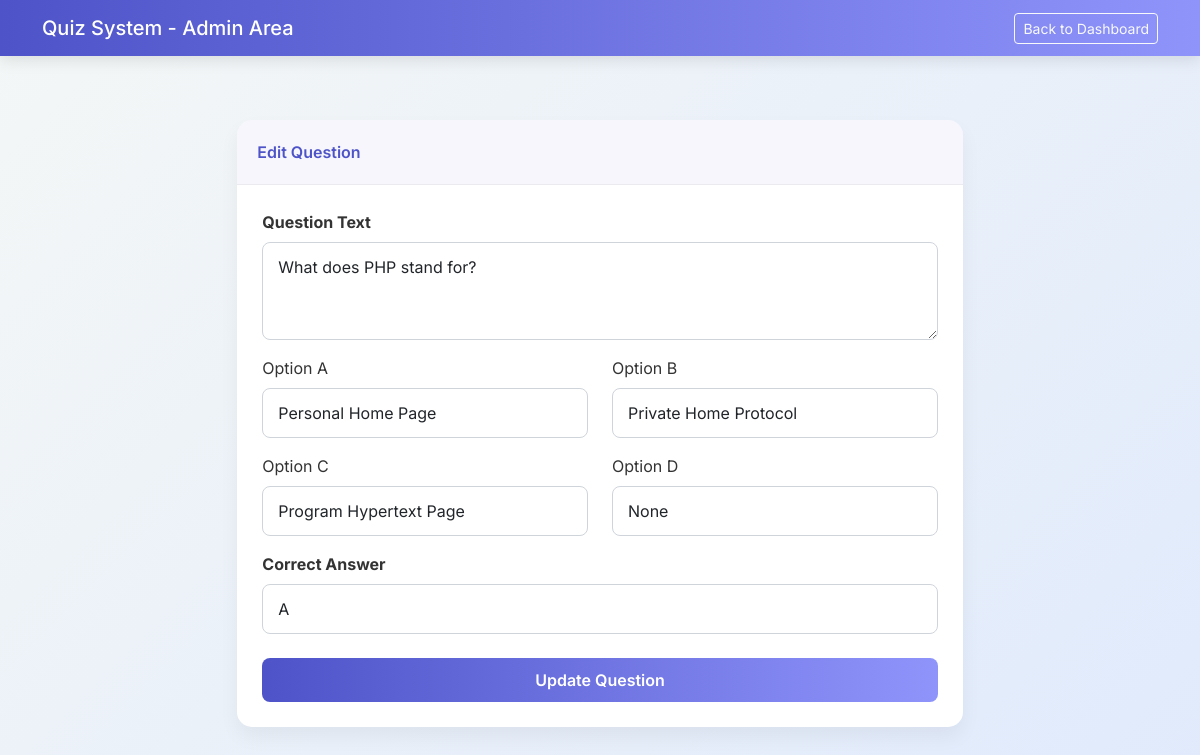
Screenshot of /admin/edit_question.php?id=2 (signed in) with the database file from the repository.
### tables this page shows
CREATE TABLE IF NOT EXISTS `questions` (
  `id` int(11) NOT NULL AUTO_INCREMENT,
  `question` text NOT NULL,
  `option_a` varchar(255) NOT NULL,
  `option_b` varchar(255) NOT NULL,
  `option_c` varchar(255) NOT NULL,
  `option_d` varchar(255) NOT NULL,
  `correct_answer` char(1) NOT NULL,
  PRIMARY KEY (`id`)
);

### admin/edit_question.php (the view, shortened to what this page needs)
<?php
require_once '../includes/db.php';
$id = $_GET['id'];
$stmt = $pdo->prepare("SELECT * FROM questions WHERE id = ?");
$stmt->execute([$id]);
$q = $stmt->fetch();
?>
<!DOCTYPE html>
<html lang="en">
<head>
    <link href="https://cdn.jsdelivr.net/npm/bootstrap@5.3.0/dist/css/bootstrap.min.css" rel="stylesheet">
    <link rel="stylesheet" href="../assets/css/style.css">
</head>
<body>
<nav class="navbar navbar-expand-lg navbar-dark mb-4">
    <div class="container">
        <a class="navbar-brand" href="index.php">Quiz System - Admin Area</a>
        <div class="d-flex align-items-center">
            <a href="index.php" class="btn btn-sm btn-outline-light">Back to Dashboard</a>
        </div>
    </div>
</nav>
<div class="container main-container">
    <div class="row justify-content-center">
        <div class="col-lg-8">
            <div class="custom-card">
                <div class="card-header">Edit Question</div>
                <div class="card-body">
                    <form method="POST" action="">
                        <div class="mb-3">
                            <label class="form-label fw-bold">Question Text</label>
                            <textarea name="question" class="form-control" rows="3" required><?php echo htmlspecialchars($q['question']); ?></textarea>
                        </div>
                        <div class="row">
                            <div class="col-md-6 mb-3">
                                <label class="form-label">Option A</label>
                                <input type="text" name="option_a" class="form-control" value="<?php echo htmlspecialchars($q['option_a']); ?>" required>
                            </div>
                            <div class="col-md-6 mb-3">
                                <label class="form-label">Option B</label>
                                <input type="text" name="option_b" class="form-control" value="<?php echo htmlspecialchars($q['option_b']); ?>" required>
                            </div>
                            <div class="col-md-6 mb-3">
                                <label class="form-label">Option C</label>
                                <input type="text" name="option_c" class="form-control" value="<?php echo htmlspecialchars($q['option_c']); ?>" required>
                            </div>
                            <div class="col-md-6 mb-3">
                                <label class="form-label">Option D</label>
                                <input type="text" name="option_d" class="form-control" value="<?php echo htmlspecialchars($q['option_d']); ?>" required>
                            </div>
                        </div>
                        <div class="mb-4">
                            <label class="form-label fw-bold">Correct Answer</label>
                            <select name="correct_answer" class="form-control" required>
                                <option value="A" <?php echo ($q['correct_answer'] == 'A') ? 'selected' : ''; ?>>A</option>
                            </select>
                        </div>
                        <button type="submit" class="btn btn-primary-custom w-100">Update Question</button>
                    </form>
                </div>
            </div>
        </div>
    </div>
</div>
</body>
</html>

### assets/css/style.css (style rules this page uses)
:root { --primary-color: #4e54c8; --secondary-color: #8f94fb; --text-color: #333; --bg-color: #f4f7f6; --card-bg: #ffffff; --success-color: #28a745; --danger-color: #dc3545; }
body { font-family: 'Inter', sans-serif; background: linear-gradient(135deg, var(--bg-color) 0%, #e0eafc 100%); background-attachment: fixed; color: var(--text-color); min-height: 100vh; display: flex; flex-direction: column; }
.navbar { background: linear-gradient(to right, var(--primary-color), var(--secondary-color)) !important; box-shadow: 0 4px 15px rgba(0,0,0,0.1); }
.navbar-brand, .nav-link { color: #fff !important; font-weight: 500; }
.main-container { flex: 1; padding: 40px 20px; }
.custom-card { background: var(--card-bg); border-radius: 15px; border: none; box-shadow: 0 10px 20px rgba(0,0,0,0.05); margin-bottom: 20px; transition: all 0.3s ease; overflow: hidden; }
.custom-card .card-header { background: rgba(78, 84, 200, 0.05); border-bottom: 1px solid rgba(0,0,0,0.05); font-weight: 600; color: var(--primary-color); padding: 20px; }
.custom-card .card-body { padding: 25px; }
.btn-primary-custom { background: linear-gradient(to right, var(--primary-color), var(--secondary-color)); border: none; padding: 10px 25px; border-radius: 8px; font-weight: 600; color: white; transition: all 0.3s ease; }
.form-control { padding: 12px 15px; border-radius: 8px; border: 1px solid #ced4da; transition: border-color 0.3s; }

### rows the page displays
questions: question "What does PHP stand for?", option_a "Personal Home Page", option_b "Private Home Protocol", option_c "Program Hypertext Page", option_d "None", correct_answer "A"
